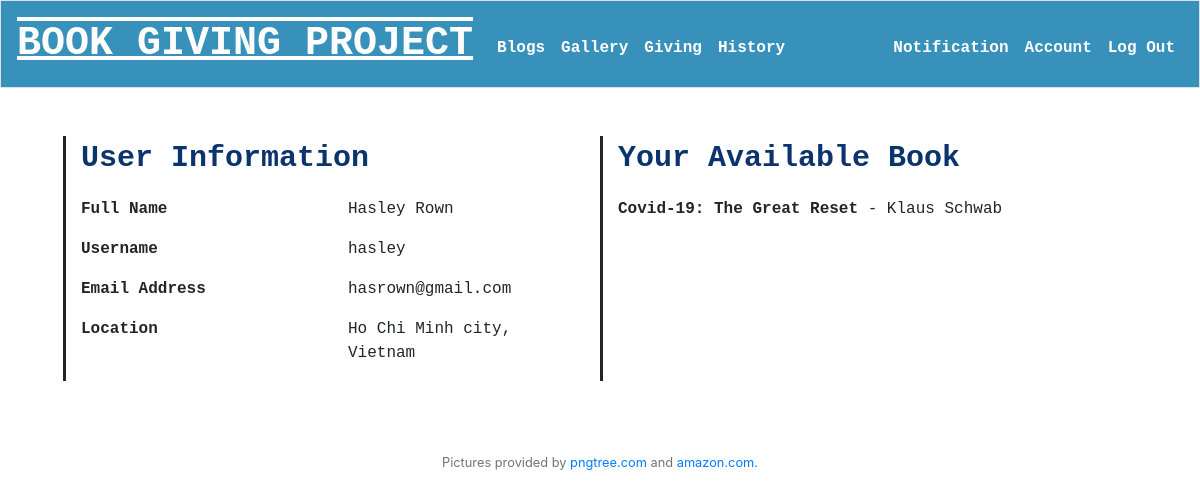
/account (signed in), run on the app's committed database.
### tables this page shows
CREATE TABLE personal(user_id INTEGER, first_name TEXT, last_name TEXT, location TEXT, FOREIGN KEY(user_id) REFERENCES basic(id));

CREATE TABLE basic(id INTEGER, username TEXT NOT NULL UNIQUE, email TEXT NOT NULL UNIQUE, hash_pw TEXT NOT NULL, PRIMARY KEY(id));

CREATE TABLE books(id INTEGER, user_id INTEGER, bookname TEXT NOT NULL, author TEXT NOT NULL, genres TEXT, bookphoto TEXT, language TEXT, PRIMARY KEY(id), FOREIGN KEY(user_id) REFERENCES basic(id));

### application.py (the view)
@app.route("/account")
@login_required
def account():
    user_id = session.get("user_id")
    user_info = db.execute("SELECT * FROM personal WHERE user_id =?", user_id)[0]
    user_acc = db.execute('SELECT * FROM basic WHERE id =?', user_id)[0]
    user_book = db.execute('SELECT * FROM books WHERE user_id =?', user_id)
    return render_template("account.html", user_info=user_info, user_basic=user_acc, book_info=user_book)

### application.py (called while the page is built)
@app.after_request
def after_request(response):
    response.headers["Cache-Control"] = "no-cache, no-store, must-revalidate"
    response.headers["Expires"] = 0
    response.headers["Pragma"] = "no-cache"
    return response

### helpers.py (called while the page is built)
def login_required(f):
    @wraps(f)
    def decorated_function(*args, **kwargs):
        if session.get("user_id") is None:
            return redirect("/login")
        return f(*args, **kwargs)
    return decorated_function

### templates/account.html (shortened to what this page needs)
{% extends "layout.html" %}
{% block main %}
    <div class="row">
        <div class="col information-col">
            <div class="row information-data">
                <div class="col">
                    <p class="information-header">User Information</p>
                </div>
            </div>
            <div class="row information-data">
                <div class="col">
                    <p style="font-weight: bold">Full Name</p>
                </div>
                <div class="col">
                    <p><span>{{ user_info['first_name'] }}</span>&nbsp;<span>{{ user_info['last_name'] }}</span></p>
                </div>
            </div>
            <div class="row information-data">
                <div class="col">
                    <p style="font-weight: bold">Username</p>
                </div>
                <div class="col">
                    <p>{{ user_basic['username'] }}</p>
                </div>
            </div>
            <div class="row information-data">
                <div class="col">
                    <p style="font-weight: bold">Email Address</p>
                </div>
                <div class="col">
                    <p>{{ user_basic['email'] }}</p>
                </div>
            </div>
            <div class="row information-data">
                <div class="col">
                    <p style="font-weight: bold">Location</p>
                </div>
                <div class="col">
                    <p>{{ user_info['location'] }}</p>
                </div>
            </div>
        </div>
        <div class="col information-col">
            <div class="row information-data">
                <div class="col">
                    <p class="information-header">Your Available Book</p>
                </div>
            </div>
            {% for book in book_info %}
                <div class="row information-data">
                    <div class="col">
                        <p><span style="font-weight: bold">{{ book['bookname'] }}</span> - <span>{{ book['author'] }}</span></p>
                    </div>
                </div>
            {% endfor %}
        </div>
    </div>
    <br>
{% endblock %}

### static/layout.css (style rules this page uses)
.row { text-align: center; }
.information-header { font-size: 30px; font-weight: bold; color: #0b346e; }
.information-col { border-left-style: solid; }
.information-data { text-align: left; }

### data on the page
personal: first_name "Hasley", last_name "Rown", location "Ho Chi Minh city, Vietnam"
basic: username "hasley", email "hasrown@gmail.com"
books: bookname "Covid-19: The Great Reset", author "Klaus Schwab"
